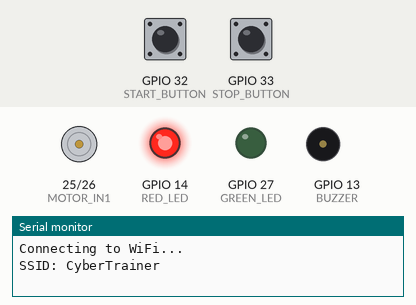
Recording of a sketch running on a simulated ESP32. Shown: motor-driver pin pairs drawn as motors (green arrow = first pin HIGH = forward, orange = second pin HIGH = backward, longer = more drive), output pins drawn as LEDs (lit = HIGH), buzzer (waves = sounding, pin HIGH), the last lines printed to the serial monitor. The inputs (shaded band) are chosen by the test bench; at power-on: GPIO 32 (START_BUTTON) HIGH, GPIO 33 (STOP_BUTTON) HIGH. WiFi joins after 1.5 s; servers stay silent unless stated; no MQTT or app messages arrive unless stated.

Above: at 1.2 s.
1.3 s: GPIO 32 (START_BUTTON) pulled LOW for 0.15 s
At 1.8 s:
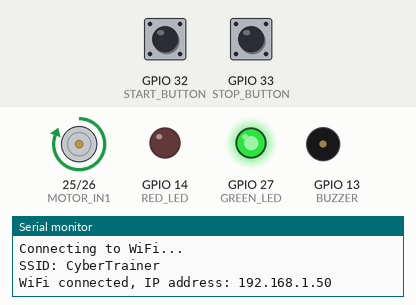
2.9 s: GPIO 33 (STOP_BUTTON) pulled LOW for 0.15 s
At 2.97 s:
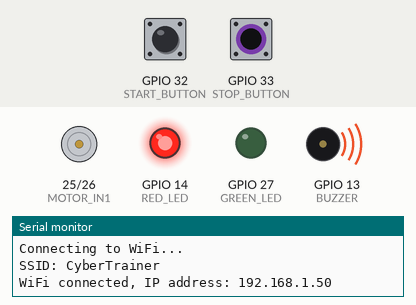
4.5 s: GPIO 32 (START_BUTTON) pulled LOW for 1 s
At 4.57 s:
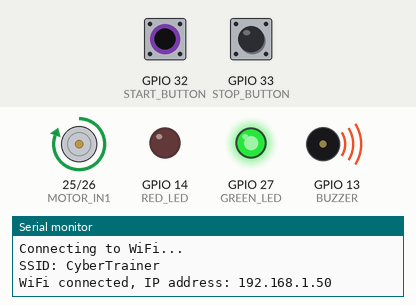
7.0 s: GPIO 33 (STOP_BUTTON) pulled LOW for 1 s
At 8.6 s:
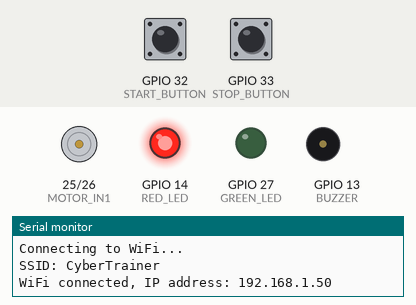
Timing chart, 0 to 10.1 s (numbered marks = the images above; inputs shaded):
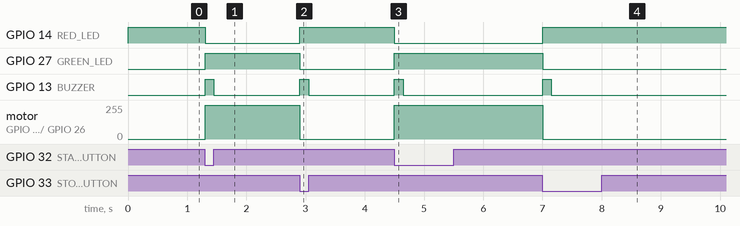

Measured:
- after the input at 1.3 s, GPIO 14 (RED_LED): HIGH → LOW at once; GPIO 27 (GREEN_LED): LOW → HIGH at once; GPIO 13 (BUZZER): LOW → HIGH at once, → LOW 0.15 s later; motor on GPIO 25 (MOTOR_IN1) / GPIO 26 (MOTOR_IN2): stopped → forward 255/255 at once
- after the input at 2.9 s, GPIO 14 (RED_LED): LOW → HIGH at once; GPIO 27 (GREEN_LED): HIGH → LOW at once; GPIO 13 (BUZZER): LOW → HIGH at once, → LOW 0.15 s later; motor on GPIO 25 (MOTOR_IN1) / GPIO 26 (MOTOR_IN2): forward 255/255 → stopped at once
- after the input at 4.5 s, GPIO 14 (RED_LED): HIGH → LOW at once; GPIO 27 (GREEN_LED): LOW → HIGH at once; GPIO 13 (BUZZER): LOW → HIGH at once, → LOW 0.15 s later; motor on GPIO 25 (MOTOR_IN1) / GPIO 26 (MOTOR_IN2): stopped → forward 255/255 at once
- after the input at 7.0 s, GPIO 14 (RED_LED): LOW → HIGH at once; GPIO 27 (GREEN_LED): HIGH → LOW at once; GPIO 13 (BUZZER): LOW → HIGH at once, → LOW 0.15 s later; motor on GPIO 25 (MOTOR_IN1) / GPIO 26 (MOTOR_IN2): forward 255/255 → stopped at once

The sketch:

smart_home_mqtt_control.ino
```cpp
/*
 * Smart Home MQTT Control System -- Panel 1 vulnerable firmware (Phase 2H.2).
 *
 * Source-aligned with this panel's package and scenario:
 *   - backend/panels/smart-home-mqtt-control/panel.json
 *   - backend/app/scenarios/smart_home.py
 *   - backend/app/scenarios/smart_home_state.py
 *
 * All agree on one activity: an ESP32 drives a small DC motor through an
 * L293D driver, with local START/STOP push-buttons, a green "running" LED, a
 * red "stopped" LED, and a buzzer that chirps on a state change. The motor
 * can be commanded two ways -- by the local buttons, or remotely over MQTT on
 * COMMAND_TOPIC -- and the device republishes its state on STATE_TOPIC.
 *
 * FINALIZED LOCAL TRAINING ARCHITECTURE (Phase 2H.2). The panel no longer
 * talks to a cloud broker. It joins the isolated Raspberry Pi training AP
 * "CyberTrainer" and connects to the Mosquitto broker the Pi hosts at
 * 192.168.50.1:1883 over plain local MQTT (no TLS -- this is a closed lab
 * network, not the public internet):
 *
 *      Raspberry Pi 5  ->  Wi-Fi AP "CyberTrainer" (192.168.50.1)
 *                          Mosquitto MQTT broker :1883
 *                              ^
 *                              |  cybertrainer/smart-home/motor/control
 *                          ESP32 Panel 1
 *
 * THE WEAKNESS IS MISSING AUTHORIZATION FOR CRITICAL MQTT COMMANDS.
 * Broker AUTHENTICATION is present: the Mosquitto broker requires a username
 * and password, and this firmware presents the MQTT_USERNAME/MQTT_PASSWORD
 * below to connect. That authentication only establishes that the CONNECTION
 * is a known lab client -- it says nothing about whether a given PUBLISH is
 * allowed to actuate the motor. applyCommand() below obeys any START/STOP it
 * receives on COMMAND_TOPIC with no token, signature, per-command permission,
 * or sender check. So ANY client that can authenticate to the broker and
 * knows the control topic can drive the motor, exactly as the local buttons
 * do. The lesson: authenticating to an MQTT broker does not authorize the
 * individual control commands a client then sends. This is NOT an
 * authentication bypass -- the attacker connects with valid broker
 * credentials; the missing control is per-command AUTHORIZATION on the ESP32.
 *
 * PHYSICAL PIN ASSIGNMENT (validated bench wiring for this panel). The L293D
 * enable pin is tied HIGH in hardware, so run/stop is driven through IN1/IN2
 * and there is no software enable GPIO.
 *
 * LIVE LAB CREDENTIALS, COMMITTED ON PURPOSE. WIFI_PASSWORD/MQTT_USERNAME/
 * MQTT_PASSWORD below are the real CyberTrainer AP and Mosquitto lab
 * credentials for this isolated training network -- not placeholders, and
 * no longer injected at compile time. This panel's firmware is
 * self-contained: no provisioning step is required before flashing, and none
 * rewrites these values.
 */

#include <WiFi.h>
#include <PubSubClient.h>

// --- finalized local training network -----------------------------------
static const char *WIFI_SSID = "CyberTrainer";
static const char *WIFI_PASSWORD = "CyberTrainer2026";

static const char *MQTT_BROKER = "192.168.50.1";
static const uint16_t MQTT_PORT = 1883;

// The broker DOES require authentication -- these are the credentials this
// firmware presents to connect, recoverable from the compiled image exactly
// as the activity's "expected findings" describe. They authorize the
// CONNECTION, not any individual motor command (see file header).
static const char *MQTT_CLIENT_ID = "panel1-motor-controller";
static const char *MQTT_USERNAME = "panel1-device";
static const char *MQTT_PASSWORD = "cybertrainer";

static const char *COMMAND_TOPIC = "cybertrainer/smart-home/motor/control";
static const char *STATE_TOPIC = "cybertrainer/smart-home/motor/state";

// --- physical pin assignment (validated bench wiring, see file header) -------
static const uint8_t START_BUTTON = 32;  // local START push-button (to GND)
static const uint8_t STOP_BUTTON = 33;   // local STOP push-button (to GND)
static const uint8_t MOTOR_IN1 = 25;     // L293D IN1
static const uint8_t MOTOR_IN2 = 26;     // L293D IN2 (EN tied HIGH in hardware)
static const uint8_t GREEN_LED = 27;     // motor running indicator
static const uint8_t RED_LED = 14;       // motor stopped indicator
static const uint8_t BUZZER = 13;        // chirps on a state change

static const unsigned long BUZZER_CHIRP_MS = 150;
static const unsigned long BUTTON_DEBOUNCE_MS = 40;

WiFiClient espClient;
PubSubClient client(espClient);
bool motorRunning = false;

// Drive the L293D and the indicator LEDs to match the requested state. The
// enable pin is jumpered HIGH, so IN1 HIGH / IN2 LOW runs the motor and both
// LOW stops it.
static void setMotorOutputs(bool run) {
  digitalWrite(MOTOR_IN1, run ? HIGH : LOW);
  digitalWrite(MOTOR_IN2, LOW);
  digitalWrite(GREEN_LED, run ? HIGH : LOW);
  digitalWrite(RED_LED, run ? LOW : HIGH);
}

static void chirpBuzzer() {
  digitalWrite(BUZZER, HIGH);
  delay(BUZZER_CHIRP_MS);
  digitalWrite(BUZZER, LOW);
}

// Apply a new motor state, update the indicators, publish the retained state,
// and chirp. Shared by the local buttons and the MQTT command handler.
static void applyMotorState(bool run) {
  motorRunning = run;
  setMotorOutputs(motorRunning);
  client.publish(STATE_TOPIC, motorRunning ? "RUNNING" : "STOPPED", true);
  chirpBuzzer();
}

static void motorStart() {
  applyMotorState(true);
}

static void motorStop() {
  applyMotorState(false);
}

// THE VULNERABLE HANDLER. A START/STOP arriving on COMMAND_TOPIC is obeyed
// based on message content ALONE -- there is no per-command authorization
// check. Broker authentication has already proven the client may connect; it
// does NOT prove the client may command the motor, and this firmware never
// checks. Any authenticated client that knows the topic is therefore obeyed
// exactly like the panel's own local buttons.
static void applyCommand(const String &message) {
  if (message == "START") {
    motorStart();
  } else if (message == "STOP") {
    motorStop();
  }
  // Any other payload reaches the callback and is ignored (no actuation),
  // exactly like the real device.
}

static void onMessage(char *topic, byte *payload, unsigned int length) {
  String message;
  message.reserve(length);
  for (unsigned int i = 0; i < length; i++) {
    message += static_cast<char>(payload[i]);
  }
  message.trim();
  message.toUpperCase();
  if (String(topic) == COMMAND_TOPIC) {
    applyCommand(message);
  }
}

// Poll the local push-buttons (active-low, INPUT_PULLUP). These are the
// LEGITIMATE local command source; the MQTT path above accepts the same
// commands from any authenticated client with no additional authorization.
static void pollButtons() {
  static unsigned long lastEdge = 0;
  if (millis() - lastEdge < BUTTON_DEBOUNCE_MS) {
    return;
  }
  if (digitalRead(START_BUTTON) == LOW && !motorRunning) {
    motorStart();
    lastEdge = millis();
  } else if (digitalRead(STOP_BUTTON) == LOW && motorRunning) {
    motorStop();
    lastEdge = millis();
  }
}

static void ensureConnected() {
  // Maintain Wi-Fi and MQTT WITHOUT blocking: called on every loop() pass, it
  // makes at most one attempt and returns, so pollButtons() keeps running with
  // no Wi-Fi, with Wi-Fi but no broker, or after the broker drops. The local
  // START/STOP buttons never depend on the network; only MQTT does.
  static const unsigned long WIFI_RETRY_MS = 10000;
  static const unsigned long MQTT_RETRY_MS = 5000;
  static bool wifiWasConnected = false;
  static unsigned long lastWifiAttempt = 0;
  static unsigned long lastMqttAttempt = 0;
  static bool mqttAttempted = false;

  if (WiFi.status() != WL_CONNECTED) {
    if (wifiWasConnected) {
      wifiWasConnected = false;
      Serial.println("WiFi connection lost");
    }
    if (millis() - lastWifiAttempt >= WIFI_RETRY_MS) {
      lastWifiAttempt = millis();
      Serial.print("WiFi not connected, status code: ");
      Serial.println(WiFi.status());
      WiFi.reconnect();  // asynchronous; returns immediately
    }
    return;
  }
  if (!wifiWasConnected) {
    wifiWasConnected = true;
    Serial.print("WiFi connected, IP address: ");
    Serial.println(WiFi.localIP());
  }

  if (client.connected()) {
    return;
  }
  if (mqttAttempted && millis() - lastMqttAttempt < MQTT_RETRY_MS) {
    return;
  }
  mqttAttempted = true;
  lastMqttAttempt = millis();
  if (client.connect(MQTT_CLIENT_ID, MQTT_USERNAME, MQTT_PASSWORD)) {
    client.subscribe(COMMAND_TOPIC);
    client.publish(STATE_TOPIC, motorRunning ? "RUNNING" : "STOPPED", true);
  }
}

void setup() {
  Serial.begin(115200);
  pinMode(START_BUTTON, INPUT_PULLUP);
  pinMode(STOP_BUTTON, INPUT_PULLUP);
  pinMode(MOTOR_IN1, OUTPUT);
  pinMode(MOTOR_IN2, OUTPUT);
  pinMode(GREEN_LED, OUTPUT);
  pinMode(RED_LED, OUTPUT);
  pinMode(BUZZER, OUTPUT);
  setMotorOutputs(false);

  WiFi.mode(WIFI_STA);
  WiFi.setSleep(false);

  Serial.println("Connecting to WiFi...");
  Serial.print("SSID: ");
  Serial.println(WIFI_SSID);
  // Started, not awaited: ensureConnected() reports the outcome and retries
  // from loop(), so the buttons work from the moment setup() returns.
  WiFi.begin(WIFI_SSID, WIFI_PASSWORD);

  // Bound each MQTT connect attempt (TCP connect, then CONNACK) so an
  // unreachable broker cannot stall button polling for long.
  espClient.setConnectionTimeout(1000);
  client.setSocketTimeout(2);
  client.setServer(MQTT_BROKER, MQTT_PORT);
  client.setCallback(onMessage);
}

void loop() {
  ensureConnected();
  client.loop();
  pollButtons();
}
```
